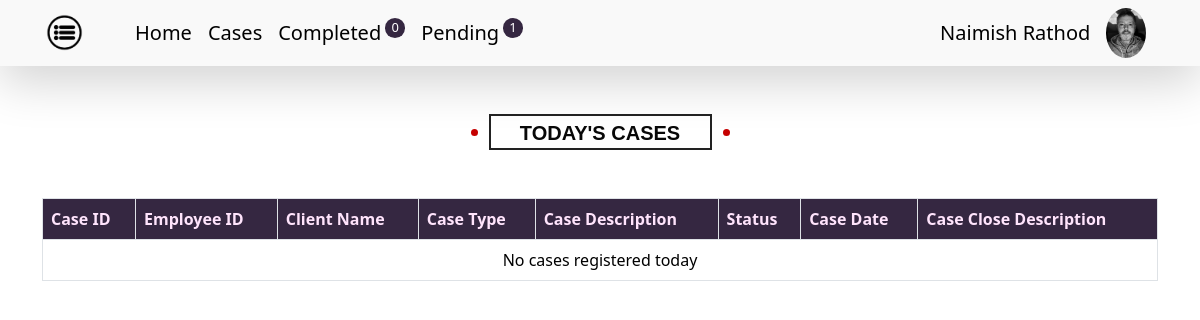
/today-case.php (signed in), run on an earlier commit of the app's database.
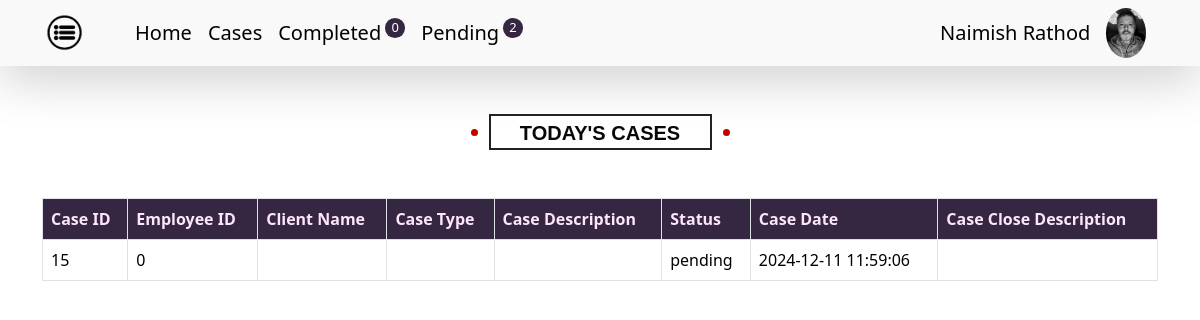
And on a later commit of the database.
### today-case.php (the view)
<?php include 'header.php'; ?>
<?php
$comp = $conn->prepare("SELECT * FROM `work-data` WHERE DATE(`created_at`) = ?");
$comp->bind_param("s",$curdate );
$comp->execute();
$compRes = $comp->get_result();
if ($compRes->num_rows > 0) {
    $rows = $compRes->fetch_all(MYSQLI_ASSOC);
} else {
    $rows = [];
}
?>
	<div class="thirteen mt-5">
	  <h1>Today's cases</h1>
	</div>
<div class="container mt-5">
    <table class="table table-bordered">
        <thead >
            <tr>
                <th class="table-head-col">Case ID</th>
                <th class="table-head-col">Employee ID</th>
                <th class="table-head-col">Client Name</th>
                <th class="table-head-col">Case Type</th>
                <th class="table-head-col">Case Description</th>
                <th class="table-head-col">Status</th>
                <th class="table-head-col">Case Date</th>
                <th class="table-head-col">Case Close Description</th>
            </tr>
        </thead>
        <tbody>
            <?php if (!empty($rows)) { ?>
                <?php foreach ($rows as $row) { ?>
                    <tr>
                        <td><?php echo htmlspecialchars($row['case_id']); ?></td>
                        <td><?php echo htmlspecialchars($row['id']); ?></td>
                        <td><?php echo htmlspecialchars($row['client-name']); ?></td>
                        <td><?php echo htmlspecialchars($row['case-type']); ?></td>
                        <td><?php echo htmlspecialchars($row['case-desc']); ?></td>
                        <td><?php echo htmlspecialchars($row['status']); ?></td>
                        <td><?php echo htmlspecialchars($row['created_at']); ?></td>
                        <td><?php echo htmlspecialchars($row['case_cls_desc']); ?></td>
                    </tr>
                <?php } ?>
            <?php } else { ?>
                <tr>
                    <td colspan="8" class="text-center">No cases registered today</td>
                </tr>
            <?php } ?>
        </tbody>
    </table>
</div>

### header.php (shortened to what this page needs)
<?php
include 'connection.php';
$stmt = $conn->prepare("SELECT * FROM `adv-nr`");
$stmt->execute();
$res = $stmt->get_result();
$row = $res->fetch_assoc();
$curdate = date('Y-m-d');
$qryWork = "SELECT * FROM `work-data`";
$stmtWork = $conn->prepare($qryWork);
$stmtWork->execute();
$resWork = $stmtWork->get_result();
$workData = $resWork->fetch_all(MYSQLI_ASSOC);
$ntfyCountPend = 0;
$ntfyCountDone = 0;
foreach ($workData as $workRow) {
    if ($workRow['status'] === 'pending') {
        $ntfyCountPend++;
    } else {
        $ntfyCountDone++;
    }
}
?>
<!DOCTYPE html>
<html lang="en">
<head>
    <link href="https://cdn.jsdelivr.net/npm/bootstrap@5.3.3/dist/css/bootstrap.min.css" rel="stylesheet">
    <link rel="stylesheet" type="text/css" href="css/index-style.css">
</head>
<body>
    <div class="container-fluid navbar-col shadow-lg">
        <nav class="navbar navbar-expand-sm container">
        <div class="container-fluid float-end">
            <ul class="navbar-nav nav-text">
                <li class="nav-item me-3">
                    <img src="img/munu.png" class="menu-img" data-bs-toggle="offcanvas" data-bs-target="#demo">
                </li>
                <li class="nav-item ms-4">
                    <a href="index.php" class="nav-link fs-5">Home</a>
                </li>
                <li class="nav-item">
                    <li  class="nav-item">
                     <a href="cases.php" class="nav-link fs-5">Cases</a>
                </li>
                </li>
                <li class="nav-item">
                    <a href="complate-case.php" class="nav-link fs-5">Completed<span class="ntfy"><?php echo htmlspecialchars($ntfyCountDone); ?></span></a>
                </li>
                <li class="nav-item">
                    <a href="pending-case.php" class="nav-link fs-5">Pending<span class="ntfy"><?php echo htmlspecialchars($ntfyCountPend); ?></span></a>
                </li>
            </ul>
        </div>
        <span class="uname me-3"><?php echo htmlspecialchars($row['name']); ?></span>
        <img alt="profile" src="<?php echo htmlspecialchars($row['user_img_src']); ?>" class="user_img me-4">
    </nav>
    </div>

What changed in the data, as far as the page shows it:
added work-data: case_id "15", id "0", status "pending", created_at "2024-12-11 11:59:06"
Also different on the page:
$ntfyCountPend: "1" → "2"
text no longer shown: "No cases registered today"
